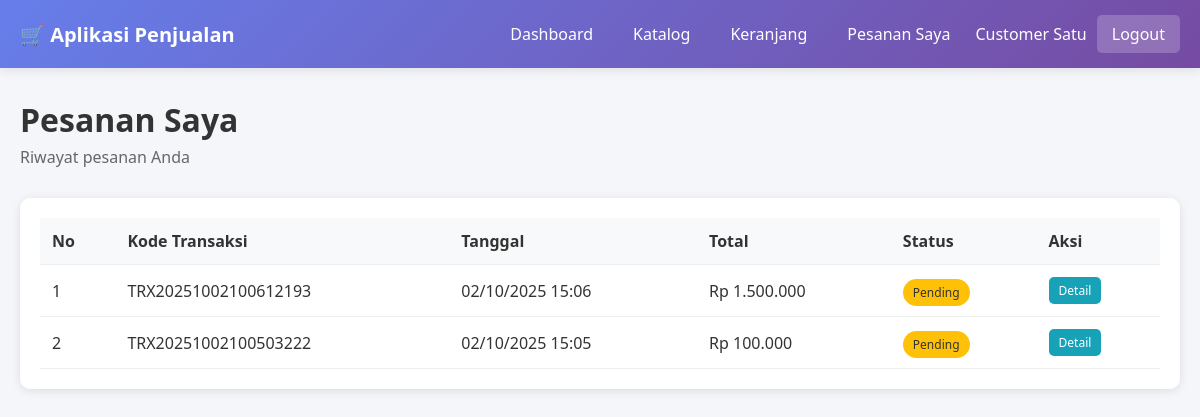
Screenshot of /pesanan.php (signed in) with the database file from the repository.
### tables this page shows
CREATE TABLE `transaksi` (
  `id` int(11) NOT NULL,
  `kode_transaksi` varchar(50) NOT NULL,
  `id_customer` int(11) DEFAULT NULL,
  `id_kasir` int(11) DEFAULT NULL,
  `tanggal_transaksi` datetime DEFAULT current_timestamp(),
  `total_harga` decimal(10,2) NOT NULL,
  `status` enum('pending','selesai','batal') DEFAULT 'pending'
);

### config.php (called while the page is built, shortened)
<?php
function format_rupiah($angka) {
    return "Rp " . number_format($angka, 0, ',', '.');
}
?>

### pesanan.php (the view, shortened to what this page needs)
<?php
require_once 'config.php';
$id_customer = $_SESSION['user_id'];
$query = "SELECT * FROM transaksi WHERE id_customer = '$id_customer' ORDER BY tanggal_transaksi DESC";
$result = mysqli_query($conn, $query);
?>
<!DOCTYPE html>
<html lang="id">
<head>
    <link rel="stylesheet" href="style.css">
</head>
<body>
    <?php include 'navbar.php'; ?>
    <div class="container">
        <div class="page-header">
            <h1>Pesanan Saya</h1>
            <p>Riwayat pesanan Anda</p>
        </div>
        <div class="card">
            <div class="card-body">
                <table class="table">
                    <thead>
                        <tr>
                            <th>No</th>
                            <th>Kode Transaksi</th>
                            <th>Tanggal</th>
                            <th>Total</th>
                            <th>Status</th>
                            <th>Aksi</th>
                        </tr>
                    </thead>
                    <tbody>
                        <?php
                        $no = 1;
                        while ($row = mysqli_fetch_assoc($result)):
                        ?>
                        <tr>
                            <td><?php echo $no++; ?></td>
                            <td><?php echo $row['kode_transaksi']; ?></td>
                            <td><?php echo date('d/m/Y H:i', strtotime($row['tanggal_transaksi'])); ?></td>
                            <td><?php echo format_rupiah($row['total_harga']); ?></td>
                            <td>
                                <span class="badge badge-<?php echo $row['status']; ?>">
                                    <?php echo ucfirst($row['status']); ?>
                                </span>
                            </td>
                            <td>
                                <a href="detail_pesanan.php?id=<?php echo $row['id']; ?>"
                                   class="btn btn-info btn-sm">Detail</a>
                            </td>
                        </tr>
                        <?php endwhile; ?>
                    </tbody>
                </table>
            </div>
        </div>
    </div>
</body>
</html>

### style.css (style rules this page uses)
* { margin: 0; padding: 0; box-sizing: border-box; }
body { font-family: 'Segoe UI', Tahoma, Geneva, Verdana, sans-serif; background: #f5f6fa; color: #333; }
.container { max-width: 1200px; margin: 30px auto; padding: 0 20px; }
.page-header { margin-bottom: 30px; }
.page-header h1 { font-size: 32px; color: #333; margin-bottom: 5px; }
.page-header p { color: #666; }
.card { background: white; border-radius: 10px; box-shadow: 0 2px 10px rgba(0,0,0,0.1); margin-bottom: 30px; }
.card-body { padding: 20px; }
.table { width: 100%; border-collapse: collapse; }
.table thead { background: #f8f9fa; }
.table th, .table td { padding: 12px; text-align: left; border-bottom: 1px solid #eee; }
.table th { font-weight: 600; color: #333; }
.btn { padding: 10px 20px; border: none; border-radius: 5px; cursor: pointer; font-size: 14px; text-decoration: none; display: inline-block; transition: all 0.3s; }
.btn-info { background: #17a2b8; color: white; }
.btn-sm { padding: 5px 10px; font-size: 12px; }
.badge { padding: 5px 10px; border-radius: 20px; font-size: 12px; font-weight: 500; }
.badge-pending { background: #ffc107; color: #333; }

### rows the page displays
transaksi: kode_transaksi "TRX20251002100612193", tanggal_transaksi "02/10/2025 15:06", total_harga "Rp 1.500.000", status "Pending"
transaksi: kode_transaksi "TRX20251002100503222", tanggal_transaksi "02/10/2025 15:05", total_harga "Rp 100.000", status "Pending"

### other values shown
$_SESSION['nama_lengkap'] "Customer Satu"
